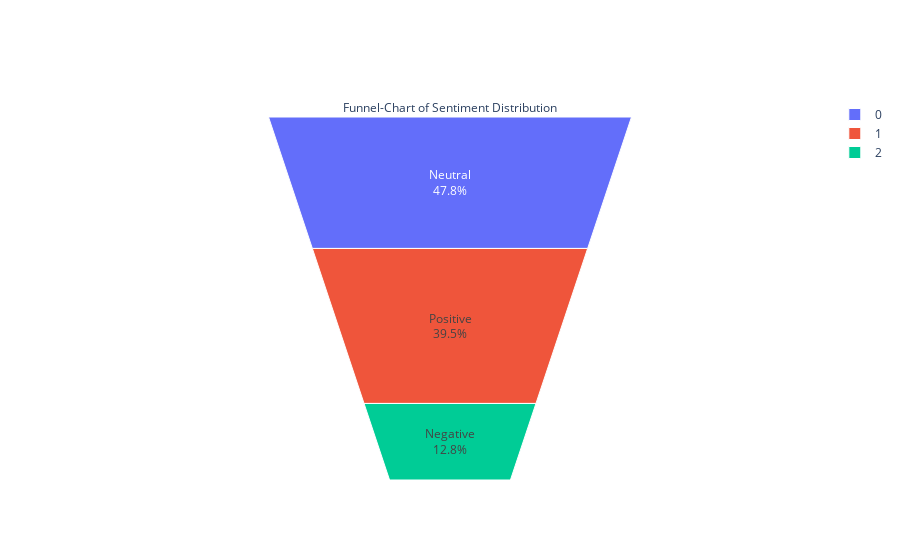

Write notebook code for a chart like this one.
### Code cell
fig = go.Figure(go.Funnelarea(
    text =temp.TextBlob_Analysis,
    values = temp.Tweet,
    title = {"position": "top center", "text": "Funnel-Chart of Sentiment Distribution"}
    ))
fig.show()

### Figure 1 — Plotly figure (JSON) as saved in the notebook; plotly's stock layout.template omitted (floating-point values rounded to 4 significant figures)
{"data": [{"text": ["Neutral", "Positive", "Negative"], "title": {"position": "top center", "text": "Funnel-Chart of Sentiment Distribution"}, "type": "funnelarea", "values": [23885, 19734, 6382]}], "layout": {}}
